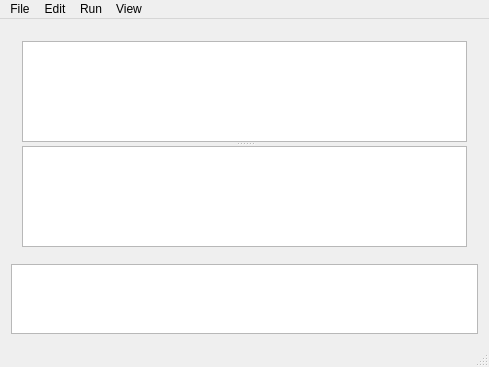
<?xml version="1.0" encoding="UTF-8"?>
<ui version="4.0">
 <class>TracerWindow</class>
 <widget class="QMainWindow" name="TracerWindow">
  <property name="geometry">
   <rect>
    <x>0</x>
    <y>0</y>
    <width>489</width>
    <height>367</height>
   </rect>
  </property>
  <property name="windowTitle">
   <string>TracerWindow</string>
  </property>
  <widget class="QWidget" name="centralWidget">
   <layout class="QVBoxLayout" name="verticalLayout">
    <item>
     <widget class="QFrame" name="tracerFrame">
      <property name="frameShape">
       <enum>QFrame::NoFrame</enum>
      </property>
      <property name="frameShadow">
       <enum>QFrame::Plain</enum>
      </property>
      <layout class="QGridLayout" name="gridLayout">
       <item row="1" column="0">
        <widget class="QSplitter" name="splitter">
         <property name="orientation">
          <enum>Qt::Vertical</enum>
         </property>
         <widget class="PlotWidget" name="plotView"/>
         <widget class="GraphicsLayoutWidget" name="imgView"/>
        </widget>
       </item>
      </layout>
     </widget>
    </item>
    <item>
     <widget class="GradientWidget" name="gradientSelector"/>
    </item>
   </layout>
  </widget>
  <widget class="QMenuBar" name="menuBar">
   <property name="geometry">
    <rect>
     <x>0</x>
     <y>0</y>
     <width>489</width>
     <height>26</height>
    </rect>
   </property>
   <widget class="QMenu" name="menuFile">
    <property name="title">
     <string>File</string>
    </property>
    <addaction name="actionLoad"/>
    <addaction name="recordAction"/>
    <addaction name="separator"/>
    <addaction name="actionLightCurve"/>
    <addaction name="separator"/>
    <addaction name="actionExit"/>
    <addaction name="separator"/>
    <addaction name="actionPreferences"/>
   </widget>
   <widget class="QMenu" name="menuEdit">
    <property name="title">
     <string>Edit</string>
    </property>
   </widget>
   <widget class="QMenu" name="menuView">
    <property name="title">
     <string>View</string>
    </property>
    <addaction name="showQuasarAction"/>
    <addaction name="showGalaxyAction"/>
   </widget>
   <widget class="QMenu" name="menuRun">
    <property name="title">
     <string>Run</string>
    </property>
    <addaction name="playPauseAction"/>
    <addaction name="separator"/>
    <addaction name="resetAction"/>
   </widget>
   <addaction name="menuFile"/>
   <addaction name="menuEdit"/>
   <addaction name="menuRun"/>
   <addaction name="menuView"/>
  </widget>
  <widget class="QStatusBar" name="statusBar"/>
  <action name="showQuasarAction">
   <property name="checkable">
    <bool>true</bool>
   </property>
   <property name="checked">
    <bool>true</bool>
   </property>
   <property name="text">
    <string>Show Quasar</string>
   </property>
   <property name="shortcut">
    <string>Q</string>
   </property>
  </action>
  <action name="showGalaxyAction">
   <property name="checkable">
    <bool>true</bool>
   </property>
   <property name="checked">
    <bool>true</bool>
   </property>
   <property name="text">
    <string>Show Galaxy</string>
   </property>
   <property name="shortcut">
    <string>G</string>
   </property>
  </action>
  <action name="actionLoad">
   <property name="text">
    <string>Load</string>
   </property>
   <property name="shortcut">
    <string>Ctrl+O</string>
   </property>
  </action>
  <action name="recordAction">
   <property name="text">
    <string>Record</string>
   </property>
   <property name="shortcut">
    <string>Ctrl+R</string>
   </property>
  </action>
  <action name="playPauseAction">
   <property name="text">
    <string>Play</string>
   </property>
   <property name="shortcut">
    <string>Space</string>
   </property>
  </action>
  <action name="resetAction">
   <property name="text">
    <string>Restart</string>
   </property>
   <property name="shortcut">
    <string>R</string>
   </property>
  </action>
  <action name="actionExit">
   <property name="text">
    <string>Exit</string>
   </property>
  </action>
  <action name="actionLightCurve">
   <property name="text">
    <string>Export Light Curve</string>
   </property>
   <property name="shortcut">
    <string>Ctrl+L</string>
   </property>
  </action>
  <action name="actionPreferences">
   <property name="text">
    <string>Preferences</string>
   </property>
  </action>
 </widget>
 <layoutdefault spacing="6" margin="11"/>
 <customwidgets>
  <customwidget>
   <class>GraphicsLayoutWidget</class>
   <extends>QGraphicsView</extends>
   <header>pyqtgraph.h</header>
  </customwidget>
  <customwidget>
   <class>PlotWidget</class>
   <extends>QGraphicsView</extends>
   <header>pyqtgraph.h</header>
  </customwidget>
  <customwidget>
   <class>GradientWidget</class>
   <extends>QGraphicsView</extends>
   <header>pyqtgraph.h</header>
  </customwidget>
 </customwidgets>
 <resources/>
 <connections/>
</ui>
